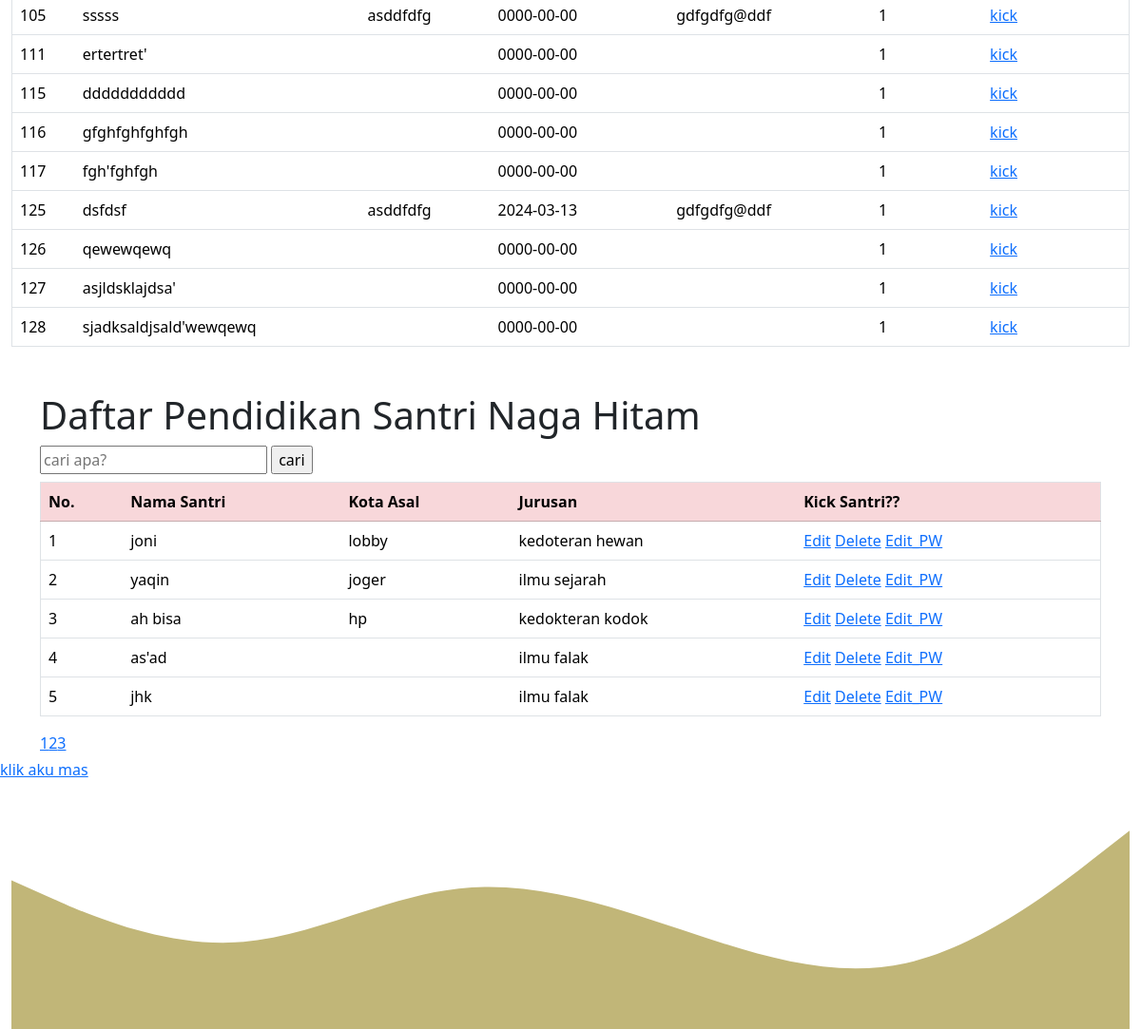
Before: / (lower part) with the older database file.
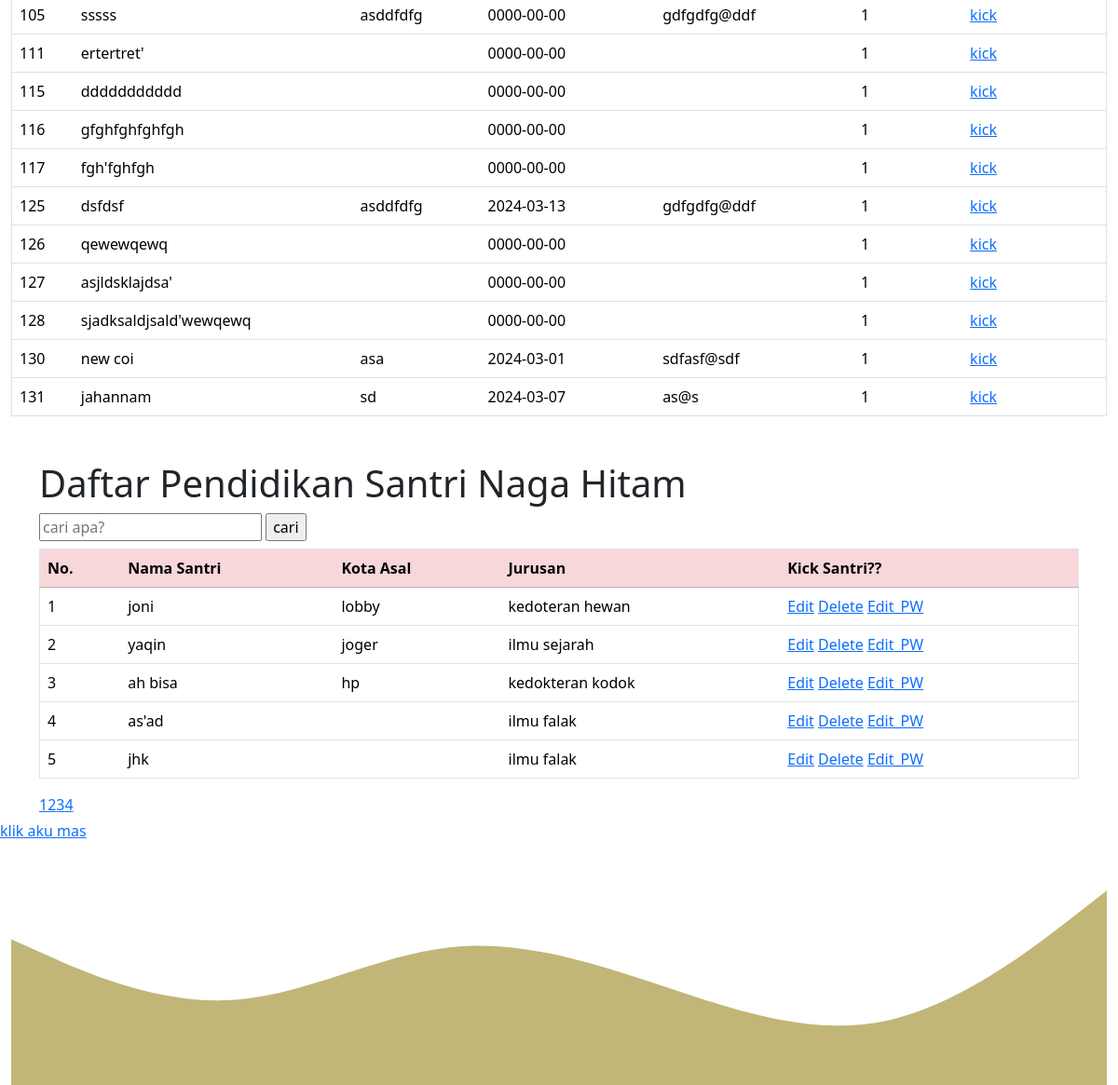
After: the same page with the newer database file.
### tables this page shows
CREATE TABLE `santri` (
  `id` int(11) NOT NULL,
  `nama` varchar(100) NOT NULL,
  `tgl_lahir` date NOT NULL,
  `nik` int(11) NOT NULL,
  `telp` int(12) NOT NULL,
  `email` varchar(100) NOT NULL,
  `kota_asal` varchar(100) NOT NULL,
  `jurusan_id` int(11) NOT NULL,
  `date_create` datetime NOT NULL,
  `user_create` varchar(50) NOT NULL
);

CREATE TABLE `jurusan` (
  `id` int(11) NOT NULL,
  `kode_jurusan` varchar(10) NOT NULL,
  `nama_jurusan` varchar(50) NOT NULL DEFAULT '''ILMU KEISLAMAN'''
);

### index.php (the view, shortened to what this page needs)
<!DOCTYPE html>
<html lang="en">
<head>
    <link href="https://cdn.jsdelivr.net/npm/bootstrap@5.3.3/dist/css/bootstrap.min.css" rel="stylesheet">
</head>
<body>
<?php
require_once('kunci.php');
$spk = "SELECT * FROM santri";
$hasil = $kunci->query($spk);
 $data = $hasil->fetchAll();
?>
<div class="container-fluid">
    <table  class="table  mt-2" border='1'  rules='all'>
        <?php
            foreach($data as $baris){
        ?>
        <tr>
            <td><?=$baris['id']?></td>
            <td><?=$baris['nama']?></td>
            <td><?=$baris['kota_asal']?></td>
            <td><?=$baris['tgl_lahir']?></td>
            <td><?=$baris['email']?></td>
            <td><?=$baris['jurusan_id']?></td>
            <?php
                echo "<td> <a title='hapus' href='hapus.php?id=".$baris['id']."'>kick</a> </td>"
            ?>
        </tr>
        <?php
        }
        ?>
    </table>
</div>
<div class="container r mb-1 mt-5" >
        <h1 class="display-6">
           Daftar Pendidikan Santri Naga Hitam
        </h1>
<?php
require_once('master.php');
$spok = "SELECT
                santri.id,
                santri.nama AS nama_santri,
                kota_asal,
                jurusan.nama_jurusan as jurusan
        FROM santri
        JOIN jurusan
        ON santri.jurusan_id = jurusan.id";
$truk = mysqli_query($knc,$spok);
$jumlahDataPerhamalan = 5;
$jumlahData = mysqli_num_rows($truk);
$jumlahHalaman = ceil($jumlahData/$jumlahDataPerhamalan);
$halamanAktif = (isset($_GET['halaman'])) ? $_GET['halaman'] : 1;
$awalData = ($jumlahDataPerhamalan * $halamanAktif) - $jumlahDataPerhamalan;
$spok = "SELECT
                santri.id,
                santri.nama AS nama_santri,
                kota_asal,
                jurusan.nama_jurusan as jurusan
        FROM santri
        JOIN jurusan
        ON santri.jurusan_id = jurusan.id LIMIT $awalData, $jumlahDataPerhamalan";
$truk = mysqli_query($knc,$spok);
?>
<form action='index.php' method='POST'>
        <input type='text' name='cari' placeholder='cari apa?' >
        <input type='submit' value='cari'>
</form>
<table  class="table  mt-2" border='1'  rules='all'>
        <tr class="table-danger">
            <th>No.</th>
            <th>Nama Santri</th>
            <th>Kota Asal</th>
            <th>Jurusan</th>
            <th>Kick Santri??</th>
        </tr>
        <?php
            $n = 1;
            while($tangan = mysqli_fetch_array($truk)){
        ?>
        <tr>
            <td><?= $n++ ?></td>
            <td><?= $tangan['nama_santri']?></td>
            <td><?= $tangan['kota_asal']?></td>
            <td><?= $tangan['jurusan']?></td>
            <td>
                <a href="update.php?id=<?= $tangan['id'] ?>">Edit</a>
                <a href="delete.php?id=<?= $tangan['id'] ?>">Delete</a>
                <a href="edit.php?id=<?= $tangan['id'] ?>">Edit_PW</a>
            </td>
            </tr>
        <?php
        }
        ?>
</table>
<?php
    for ($i=1;$i<=$jumlahHalaman;$i++){
            echo "<a href='?halaman=$i'>$i</a>";
    }
?>
</div>
<a href='#' onclick='getcookie();' > klik aku mas</a>
</body>
</html>

Changed rows visible on the page:
added santri: id "130", nama "new coi", kota_asal "asa", tgl_lahir "2024-03-01", email "sdfasf@sdf", jurusan "1"
added santri: id "131", nama "jahannam", kota_asal "sd", tgl_lahir "2024-03-07", email "as@s", jurusan "1"
Other visible differences:
new list line: "4"
